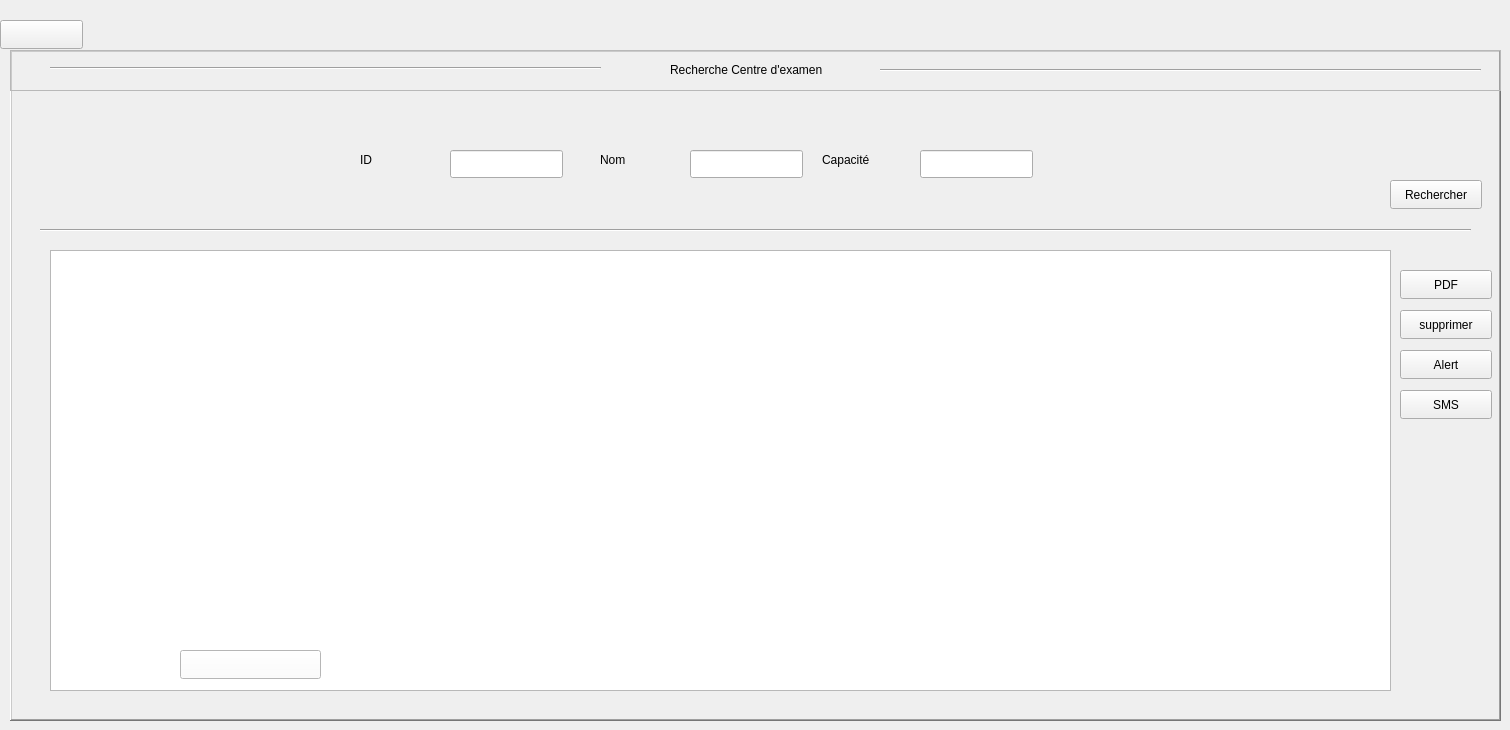
      <widget class="QWidget" name="page_7">
       <widget class="QPushButton" name="pushButton_33">
        <property name="geometry">
         <rect>
          <x>0</x>
          <y>20</y>
          <width>83</width>
          <height>29</height>
         </rect>
        </property>
        <property name="text">
         <string/>
        </property>
        <property name="icon">
         <iconset theme="QIcon::ThemeIcon::EditUndo"/>
        </property>
       </widget>
       <widget class="QFrame" name="frame_15">
        <property name="geometry">
         <rect>
          <x>10</x>
          <y>50</y>
          <width>1491</width>
          <height>671</height>
         </rect>
        </property>
        <property name="styleSheet">
         <string notr="true"/>
        </property>
        <property name="frameShape">
         <enum>QFrame::Shape::WinPanel</enum>
        </property>
        <property name="frameShadow">
         <enum>QFrame::Shadow::Raised</enum>
        </property>
        <widget class="QLineEdit" name="lineEdit_9">
         <property name="geometry">
          <rect>
           <x>440</x>
           <y>100</y>
           <width>113</width>
           <height>28</height>
          </rect>
         </property>
         <property name="styleSheet">
          <string notr="true"/>
         </property>
         <property name="text">
          <string/>
         </property>
        </widget>
        <widget class="QLabel" name="label_16">
         <property name="geometry">
          <rect>
           <x>350</x>
           <y>100</y>
           <width>63</width>
           <height>20</height>
          </rect>
         </property>
         <property name="text">
          <string>ID</string>
         </property>
        </widget>
        <widget class="QLabel" name="label_19">
         <property name="geometry">
          <rect>
           <x>590</x>
           <y>100</y>
           <width>63</width>
           <height>20</height>
          </rect>
         </property>
         <property name="text">
          <string>Nom</string>
         </property>
        </widget>
        <widget class="QLineEdit" name="lineEdit_23">
         <property name="geometry">
          <rect>
           <x>680</x>
           <y>100</y>
           <width>113</width>
           <height>28</height>
          </rect>
         </property>
         <property name="styleSheet">
          <string notr="true"/>
         </property>
         <property name="text">
          <string/>
         </property>
        </widget>
        <widget class="QLabel" name="label_35">
         <property name="geometry">
          <rect>
           <x>812</x>
           <y>100</y>
           <width>71</width>
           <height>20</height>
          </rect>
         </property>
         <property name="text">
          <string>Capacité</string>
         </property>
        </widget>
        <widget class="QLineEdit" name="lineEdit_25">
         <property name="geometry">
          <rect>
           <x>910</x>
           <y>100</y>
           <width>113</width>
           <height>28</height>
          </rect>
         </property>
         <property name="styleSheet">
          <string notr="true"/>
         </property>
         <property name="text">
          <string/>
         </property>
        </widget>
        <widget class="Line" name="line_7">
         <property name="geometry">
          <rect>
           <x>30</x>
           <y>170</y>
           <width>1431</width>
           <height>20</height>
          </rect>
         </property>
         <property name="orientation">
          <enum>Qt::Orientation::Horizontal</enum>
         </property>
        </widget>
        <widget class="QPushButton" name="pushButton_35">
         <property name="geometry">
          <rect>
           <x>1380</x>
           <y>130</y>
           <width>92</width>
           <height>29</height>
          </rect>
         </property>
         <property name="styleSheet">
          <string notr="true"/>
         </property>
         <property name="text">
          <string>Rechercher</string>
         </property>
        </widget>
        <widget class="QFrame" name="frame_16">
         <property name="geometry">
          <rect>
           <x>0</x>
           <y>0</y>
           <width>1491</width>
           <height>41</height>
          </rect>
         </property>
         <property name="styleSheet">
          <string notr="true"/>
         </property>
         <property name="frameShape">
          <enum>QFrame::Shape::StyledPanel</enum>
         </property>
         <property name="frameShadow">
          <enum>QFrame::Shadow::Raised</enum>
         </property>
         <widget class="QLabel" name="label_37">
          <property name="geometry">
           <rect>
            <x>660</x>
            <y>10</y>
            <width>201</width>
            <height>20</height>
           </rect>
          </property>
          <property name="text">
           <string>Recherche Centre d'examen</string>
          </property>
         </widget>
         <widget class="Line" name="line_8">
          <property name="geometry">
           <rect>
            <x>40</x>
            <y>10</y>
            <width>551</width>
            <height>16</height>
           </rect>
          </property>
          <property name="orientation">
           <enum>Qt::Orientation::Horizontal</enum>
          </property>
         </widget>
         <widget class="Line" name="line_9">
          <property name="geometry">
           <rect>
            <x>870</x>
            <y>10</y>
            <width>601</width>
            <height>20</height>
           </rect>
          </property>
          <property name="orientation">
           <enum>Qt::Orientation::Horizontal</enum>
          </property>
         </widget>
        </widget>
        <widget class="QTableView" name="tableWidget_employes_2">
         <property name="geometry">
          <rect>
           <x>40</x>
           <y>200</y>
           <width>1341</width>
           <height>441</height>
          </rect>
         </property>
         <property name="contextMenuPolicy">
          <enum>Qt::ContextMenuPolicy::CustomContextMenu</enum>
         </property>
         <property name="styleSheet">
          <string notr="true"/>
         </property>
         <property name="frameShape">
          <enum>QFrame::Shape::StyledPanel</enum>
         </property>
         <property name="frameShadow">
          <enum>QFrame::Shadow::Raised</enum>
         </property>
         <property name="editTriggers">
          <set>QAbstractItemView::EditTrigger::NoEditTriggers</set>
         </property>
         <property name="selectionMode">
          <enum>QAbstractItemView::SelectionMode::SingleSelection</enum>
         </property>
         <property name="selectionBehavior">
          <enum>QAbstractItemView::SelectionBehavior::SelectRows</enum>
         </property>
        </widget>
        <widget class="QPushButton" name="pushButton_36">
         <property name="geometry">
          <rect>
           <x>1390</x>
           <y>220</y>
           <width>92</width>
           <height>29</height>
          </rect>
         </property>
         <property name="styleSheet">
          <string notr="true"/>
         </property>
         <property name="text">
          <string>PDF</string>
         </property>
        </widget>
        <widget class="QPushButton" name="pushButton_37">
         <property name="geometry">
          <rect>
           <x>1390</x>
           <y>260</y>
           <width>92</width>
           <height>29</height>
          </rect>
         </property>
         <property name="styleSheet">
          <string notr="true"/>
         </property>
         <property name="text">
          <string>supprimer</string>
         </property>
        </widget>
        <widget class="QLabel" name="label_40">
         <property name="geometry">
          <rect>
           <x>52</x>
           <y>209</y>
           <width>1321</width>
           <height>421</height>
          </rect>
         </property>
         <property name="text">
          <string/>
         </property>
         <property name="pixmap">
          <pixmap resource="image_first.qrc">:/images/table.png</pixmap>
         </property>
         <property name="scaledContents">
          <bool>true</bool>
         </property>
        </widget>
        <widget class="QPushButton" name="pushButton_38">
         <property name="geometry">
          <rect>
           <x>170</x>
           <y>600</y>
           <width>141</width>
           <height>29</height>
          </rect>
         </property>
         <property name="styleSheet">
          <string notr="true">background-color: rgb(255, 255, 255);</string>
         </property>
         <property name="text">
          <string/>
         </property>
        </widget>
        <widget class="QPushButton" name="pushButton_43">
         <property name="geometry">
          <rect>
           <x>1390</x>
           <y>300</y>
           <width>92</width>
           <height>29</height>
          </rect>
         </property>
         <property name="styleSheet">
          <string notr="true"/>
         </property>
         <property name="text">
          <string>Alert</string>
         </property>
        </widget>
        <widget class="QPushButton" name="pushButton_44">
         <property name="geometry">
          <rect>
           <x>1390</x>
           <y>340</y>
           <width>92</width>
           <height>29</height>
          </rect>
         </property>
         <property name="styleSheet">
          <string notr="true"/>
         </property>
         <property name="text">
          <string>SMS</string>
         </property>
        </widget>
       </widget>
      </widget>
